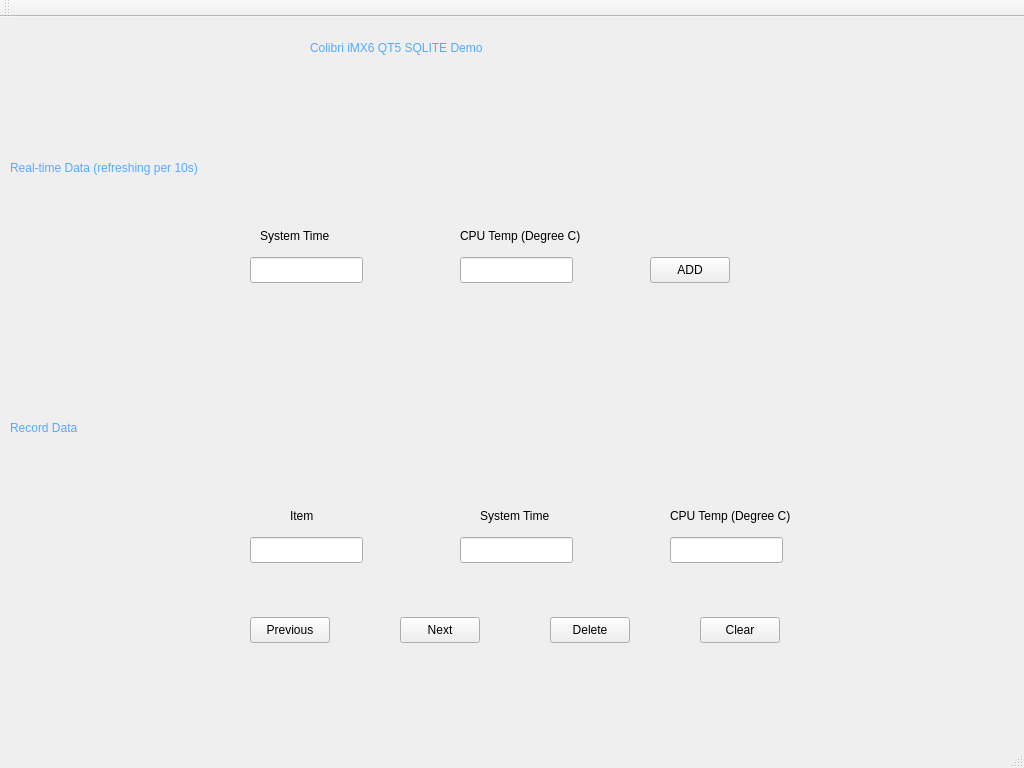
<?xml version="1.0" encoding="UTF-8"?>
<ui version="4.0">
 <class>MainWindow</class>
 <widget class="QMainWindow" name="MainWindow">
  <property name="geometry">
   <rect>
    <x>0</x>
    <y>0</y>
    <width>1024</width>
    <height>768</height>
   </rect>
  </property>
  <property name="windowTitle">
   <string>MainWindow</string>
  </property>
  <widget class="QWidget" name="centralWidget">
   <widget class="QLabel" name="label">
    <property name="geometry">
     <rect>
      <x>10</x>
      <y>130</y>
      <width>251</width>
      <height>41</height>
     </rect>
    </property>
    <property name="styleSheet">
     <string notr="true">color: rgb(85, 170, 255);
font: 11pt &quot;Sans Serif&quot;;</string>
    </property>
    <property name="text">
     <string>Real-time Data (refreshing per 10s)</string>
    </property>
   </widget>
   <widget class="QLabel" name="label_2">
    <property name="geometry">
     <rect>
      <x>260</x>
      <y>210</y>
      <width>71</width>
      <height>18</height>
     </rect>
    </property>
    <property name="text">
     <string>System Time</string>
    </property>
   </widget>
   <widget class="QLabel" name="label_3">
    <property name="geometry">
     <rect>
      <x>460</x>
      <y>210</y>
      <width>121</width>
      <height>18</height>
     </rect>
    </property>
    <property name="text">
     <string>CPU Temp (Degree C)</string>
    </property>
   </widget>
   <widget class="QLineEdit" name="lineEdit_Time">
    <property name="geometry">
     <rect>
      <x>250</x>
      <y>240</y>
      <width>113</width>
      <height>26</height>
     </rect>
    </property>
   </widget>
   <widget class="QLineEdit" name="lineEdit_Temp">
    <property name="geometry">
     <rect>
      <x>460</x>
      <y>240</y>
      <width>113</width>
      <height>26</height>
     </rect>
    </property>
   </widget>
   <widget class="QPushButton" name="pushButton_Add">
    <property name="geometry">
     <rect>
      <x>650</x>
      <y>240</y>
      <width>80</width>
      <height>26</height>
     </rect>
    </property>
    <property name="text">
     <string>ADD</string>
    </property>
   </widget>
   <widget class="QLabel" name="label_4">
    <property name="geometry">
     <rect>
      <x>10</x>
      <y>390</y>
      <width>91</width>
      <height>41</height>
     </rect>
    </property>
    <property name="styleSheet">
     <string notr="true">color: rgb(85, 170, 255);
font: 11pt &quot;Sans Serif&quot;;</string>
    </property>
    <property name="text">
     <string>Record Data</string>
    </property>
   </widget>
   <widget class="QLabel" name="label_5">
    <property name="geometry">
     <rect>
      <x>290</x>
      <y>490</y>
      <width>31</width>
      <height>18</height>
     </rect>
    </property>
    <property name="text">
     <string>Item</string>
    </property>
   </widget>
   <widget class="QLabel" name="label_6">
    <property name="geometry">
     <rect>
      <x>480</x>
      <y>490</y>
      <width>71</width>
      <height>18</height>
     </rect>
    </property>
    <property name="text">
     <string>System Time</string>
    </property>
   </widget>
   <widget class="QLabel" name="label_7">
    <property name="geometry">
     <rect>
      <x>670</x>
      <y>490</y>
      <width>121</width>
      <height>18</height>
     </rect>
    </property>
    <property name="text">
     <string>CPU Temp (Degree C)</string>
    </property>
   </widget>
   <widget class="QLineEdit" name="lineEdit_Item">
    <property name="geometry">
     <rect>
      <x>250</x>
      <y>520</y>
      <width>113</width>
      <height>26</height>
     </rect>
    </property>
   </widget>
   <widget class="QLineEdit" name="lineEdit_TimeRecord">
    <property name="geometry">
     <rect>
      <x>460</x>
      <y>520</y>
      <width>113</width>
      <height>26</height>
     </rect>
    </property>
   </widget>
   <widget class="QLineEdit" name="lineEdit_TempRecord">
    <property name="geometry">
     <rect>
      <x>670</x>
      <y>520</y>
      <width>113</width>
      <height>26</height>
     </rect>
    </property>
   </widget>
   <widget class="QPushButton" name="pushButton_Pre">
    <property name="geometry">
     <rect>
      <x>250</x>
      <y>600</y>
      <width>80</width>
      <height>26</height>
     </rect>
    </property>
    <property name="text">
     <string>Previous</string>
    </property>
   </widget>
   <widget class="QPushButton" name="pushButton_Next">
    <property name="geometry">
     <rect>
      <x>400</x>
      <y>600</y>
      <width>80</width>
      <height>26</height>
     </rect>
    </property>
    <property name="text">
     <string>Next</string>
    </property>
   </widget>
   <widget class="QPushButton" name="pushButton_Del">
    <property name="geometry">
     <rect>
      <x>550</x>
      <y>600</y>
      <width>80</width>
      <height>26</height>
     </rect>
    </property>
    <property name="text">
     <string>Delete</string>
    </property>
   </widget>
   <widget class="QLabel" name="label_8">
    <property name="geometry">
     <rect>
      <x>310</x>
      <y>10</y>
      <width>391</width>
      <height>41</height>
     </rect>
    </property>
    <property name="styleSheet">
     <string notr="true">color: rgb(85, 170, 255);
font: 20pt &quot;Sans Serif&quot;;</string>
    </property>
    <property name="text">
     <string>Colibri iMX6 QT5 SQLITE Demo</string>
    </property>
   </widget>
   <widget class="QPushButton" name="pushButton_Clear">
    <property name="geometry">
     <rect>
      <x>700</x>
      <y>600</y>
      <width>80</width>
      <height>26</height>
     </rect>
    </property>
    <property name="text">
     <string>Clear</string>
    </property>
   </widget>
  </widget>
  <widget class="QMenuBar" name="menuBar">
   <property name="geometry">
    <rect>
     <x>0</x>
     <y>0</y>
     <width>1024</width>
     <height>23</height>
    </rect>
   </property>
  </widget>
  <widget class="QToolBar" name="mainToolBar">
   <attribute name="toolBarArea">
    <enum>TopToolBarArea</enum>
   </attribute>
   <attribute name="toolBarBreak">
    <bool>false</bool>
   </attribute>
  </widget>
  <widget class="QStatusBar" name="statusBar"/>
 </widget>
 <layoutdefault spacing="6" margin="11"/>
 <resources/>
 <connections/>
</ui>
